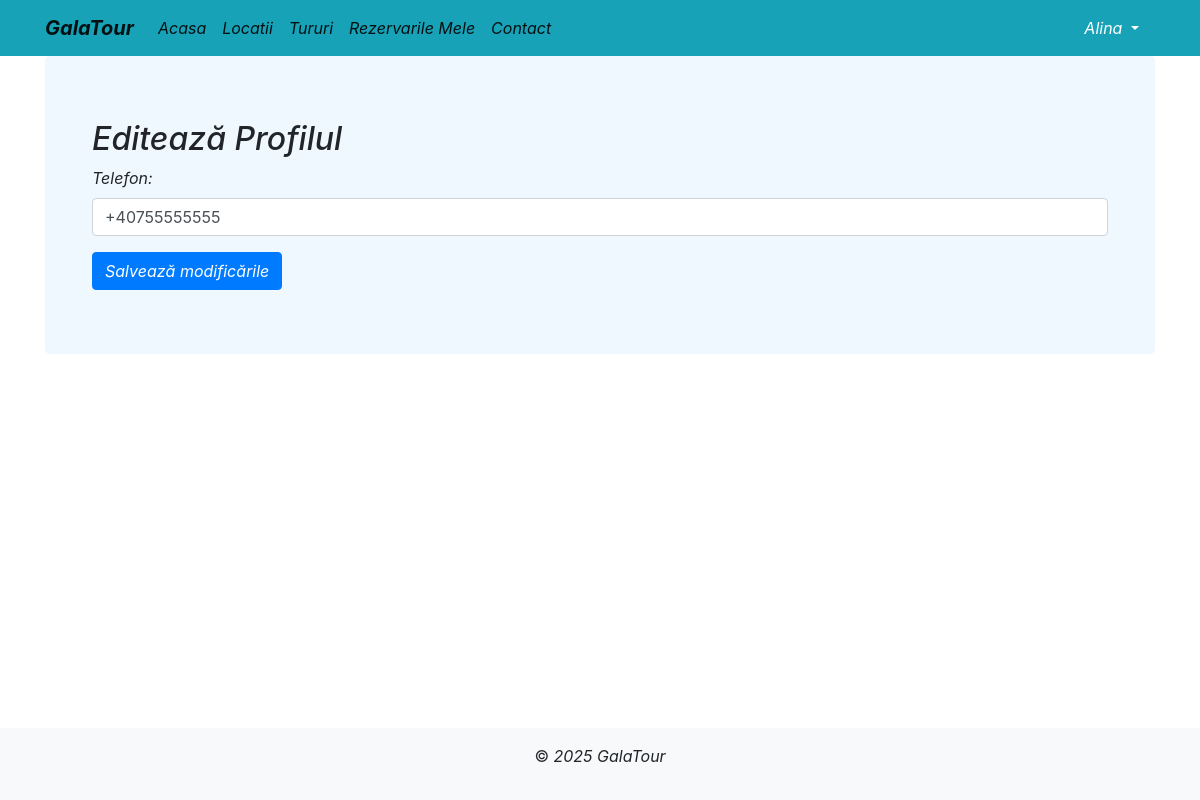
The app's page /conturi/profile/update/ (signed in), older data.
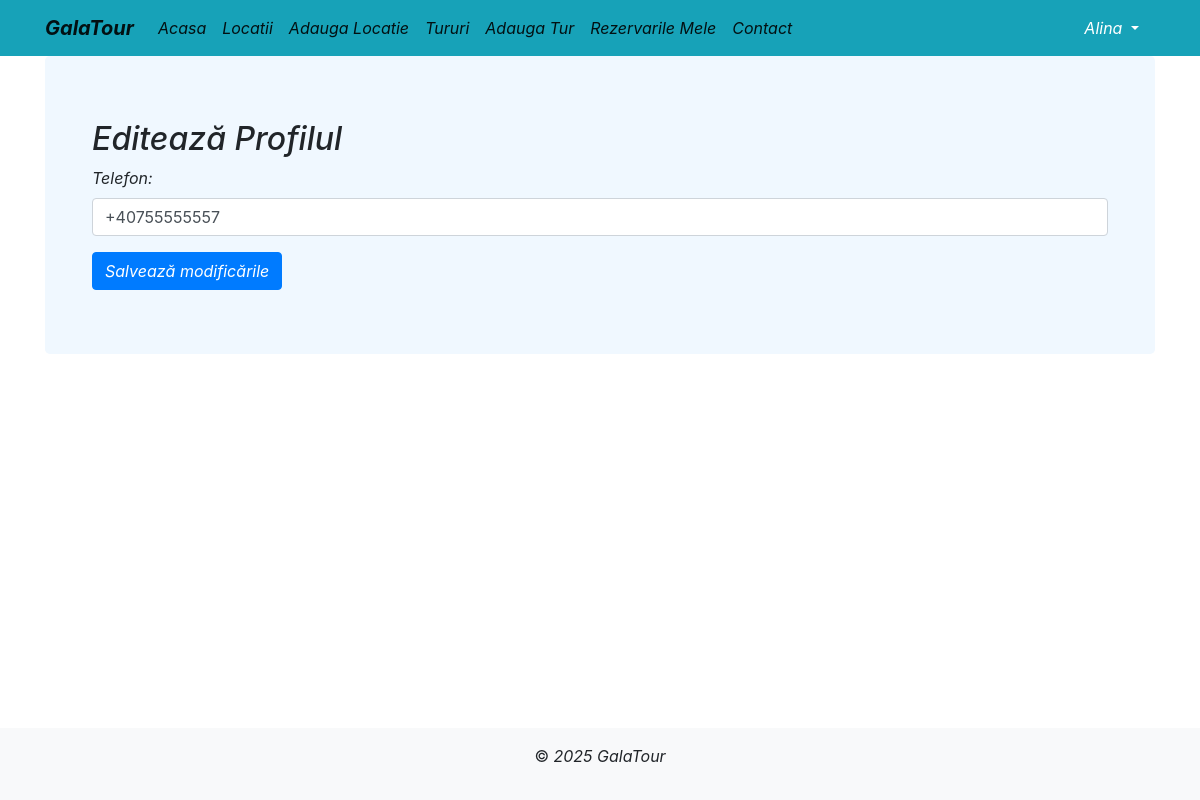
The same page, newer data.
### conturi/models.py (models this page shows, shortened)
class Profile(models.Model):
    class Meta:
        verbose_name_plural = "Profiluri"
    user = OneToOneField(User, on_delete=CASCADE)
    telefon = CharField(max_length=15)

### conturi/views.py (the view)
# urls.py: path('profile/update/', ProfileUpdateView.as_view(), name='profile_update'),
class ProfileUpdateView(LoginRequiredMixin, UpdateView):
    model = Profile
    form_class = ProfileForm
    template_name = 'profile_update.html'
    success_url = reverse_lazy('acasa')
    def get_object(self):
        return self.request.user.profile

### conturi/forms.py
class ProfileForm(ModelForm):
    telefon = CharField(required=True, widget=TextInput(attrs={'class': 'form-control'}))
    class Meta:
        model = Profile
        fields = ['telefon']

### conturi/templates/profile_update.html (shortened to what this page needs)
<!DOCTYPE html>
<html lang="en">
<head>
</head>
<body>
{% extends 'base.html' %}
{% block content %}
<div class="container">
    <h2><i>Editează Profilul</i></h2>
    <form method="post">
        {{ form.as_p }}
        <button type="submit" class="btn btn-primary"><i>Salvează modificările</i></button>
    </form>
</div>
{% endblock %}

### locatii/templates/base.html (shortened to what this page needs)
{% load static %}
<html {% if LANGUAGE_CODE %}lang="{{ LANGUAGE_CODE }}" {% endif %}>
<head>
    <link rel="stylesheet" href="https://stackpath.bootstrapcdn.com/bootstrap/4.2.1/css/bootstrap.min.css"
>
    <link rel="stylesheet" href="{% static 'index.css' %}">
</head>
<body>
<div class="wrapper">
    <nav class="navbar navbar-expand-lg navbar-light bg-info">
        <div class="container fixed">
            <a class="navbar-brand" href="/"><i><b>GalaTour</b></i></a>
            <div class="collapse navbar-collapse" id="navbarNavAltMarkup">
                <div class="navbar-nav">
                    <a class="nav-item nav-link active" href="/">
                        <i>Acasa</i>
                    </a>
                    <a class="nav-item nav-link active" href="{% url 'lista_locatie' %}">
                        <i>Locatii</i>
                    </a>
                    {% if request.user.is_authenticated and request.user.groups.all.0.name == "angajati" %}
                     <a class="nav-item nav-link active" href="{% url 'adauga_locatie' %}">
                        <i>Adauga Locatie</i>
                    {% endif %}
                    </a>
                    <a class="nav-item nav-link active" href="{% url 'lista_tur' %}">
                        <i>Tururi</i>
                    </a>
                    {% if request.user.is_authenticated and request.user.groups.all.0.name == "angajati" %}
                    <a class="nav-item nav-link active" href="{% url 'adauga_tur' %}">
                        <i>Adauga Tur</i>
                    {% endif %}
                    </a>
                    {% if user.is_authenticated %}
                    <a class="nav-item nav-link active" href="{% url 'lista_rezervari' %}">
                        <i>Rezervarile Mele</i>
                    {% endif %}
                    </a>
                    <a class="nav-item nav-link active" href="{% url 'contact' %}"><i>Contact</i></a>
                </div>
            </div>
            <div class="nav-item dropdown">
            {% if user.is_authenticated %}
            <a class="nav-link dropdown-toggle text-white" href="#" data-toggle="dropdown">
                <i>{{user.username}}</i>
            </a>
            {% endif %}
            </div>
        </div>
    </nav>
    <div class="content">
        <div class="container">
            <div class="jumbotron">
                {% block content %}{% endblock %}
            </div>
        </div>
    </div>
    <footer class="bg-light text-center py-3">
        <p>&copy;<i> 2025 GalaTour</i></p>
    </footer>
</div>
</body>
</html>

Row changes from the older to the newer data that the page shows:
changed Profile: telefon "+40755555555" → "+40755555557"
Text that changed along with them:
text now shown: "Adauga Locatie Adauga Tur"
